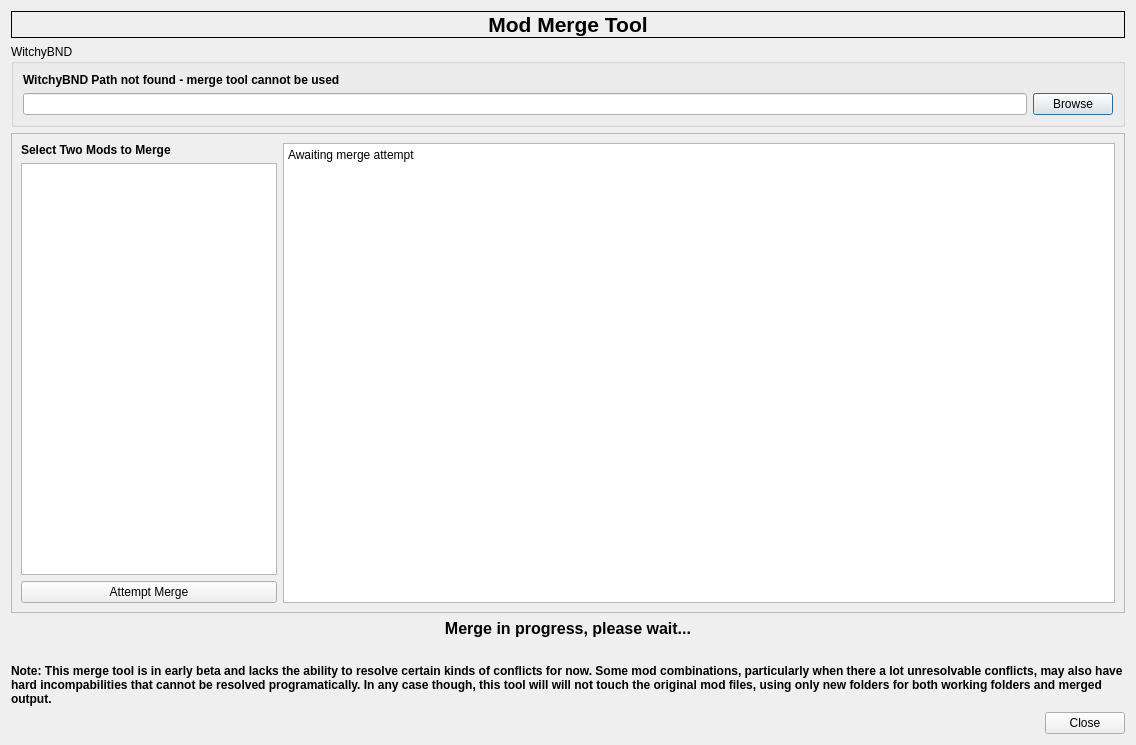
<?xml version="1.0" encoding="UTF-8"?>
<ui version="4.0">
 <class>ModMerger</class>
 <widget class="QDialog" name="ModMerger">
  <property name="geometry">
   <rect>
    <x>0</x>
    <y>0</y>
    <width>1136</width>
    <height>745</height>
   </rect>
  </property>
  <property name="windowTitle">
   <string>Dialog</string>
  </property>
  <layout class="QVBoxLayout" name="verticalLayout_2">
   <item>
    <widget class="QLabel" name="GameSaveLabel">
     <property name="font">
      <font>
       <pointsize>16</pointsize>
       <bold>true</bold>
      </font>
     </property>
     <property name="frameShape">
      <enum>QFrame::Shape::Box</enum>
     </property>
     <property name="text">
      <string>Mod Merge Tool</string>
     </property>
     <property name="alignment">
      <set>Qt::AlignmentFlag::AlignCenter</set>
     </property>
    </widget>
   </item>
   <item>
    <widget class="QGroupBox" name="groupBox">
     <property name="title">
      <string>WitchyBND</string>
     </property>
     <layout class="QVBoxLayout" name="verticalLayout">
      <item>
       <widget class="QLabel" name="witchyLabel">
        <property name="font">
         <font>
          <bold>true</bold>
         </font>
        </property>
        <property name="text">
         <string>WitchyBND Path not found - merge tool cannot be used</string>
        </property>
       </widget>
      </item>
      <item>
       <layout class="QHBoxLayout" name="horizontalLayout">
        <item>
         <widget class="QLineEdit" name="witchyPathLineEdit">
          <property name="readOnly">
           <bool>true</bool>
          </property>
         </widget>
        </item>
        <item>
         <widget class="QPushButton" name="witchyBrowseButton">
          <property name="text">
           <string>Browse</string>
          </property>
         </widget>
        </item>
       </layout>
      </item>
     </layout>
    </widget>
   </item>
   <item>
    <widget class="QScrollArea" name="scrollArea">
     <property name="widgetResizable">
      <bool>true</bool>
     </property>
     <widget class="QWidget" name="scrollAreaWidgetContents">
      <property name="geometry">
       <rect>
        <x>0</x>
        <y>0</y>
        <width>1116</width>
        <height>471</height>
       </rect>
      </property>
      <layout class="QHBoxLayout" name="horizontalLayout_2">
       <item>
        <layout class="QVBoxLayout" name="verticalLayout_3">
         <item>
          <widget class="QLabel" name="label_2">
           <property name="font">
            <font>
             <bold>true</bold>
            </font>
           </property>
           <property name="text">
            <string>Select Two Mods to Merge</string>
           </property>
          </widget>
         </item>
         <item>
          <widget class="QListWidget" name="modList">
           <property name="sizePolicy">
            <sizepolicy hsizetype="Preferred" vsizetype="Expanding">
             <horstretch>0</horstretch>
             <verstretch>0</verstretch>
            </sizepolicy>
           </property>
           <property name="alternatingRowColors">
            <bool>true</bool>
           </property>
           <property name="wordWrap">
            <bool>true</bool>
           </property>
          </widget>
         </item>
         <item>
          <widget class="QPushButton" name="mergeButton">
           <property name="contextMenuPolicy">
            <enum>Qt::ContextMenuPolicy::DefaultContextMenu</enum>
           </property>
           <property name="text">
            <string>Attempt Merge</string>
           </property>
          </widget>
         </item>
        </layout>
       </item>
       <item>
        <layout class="QVBoxLayout" name="verticalLayout_4">
         <item>
          <widget class="QTextBrowser" name="mergeStatusText">
           <property name="html">
            <string>&lt;!DOCTYPE HTML PUBLIC &quot;-//W3C//DTD HTML 4.0//EN&quot; &quot;http://www.w3.org/TR/REC-html40/strict.dtd&quot;&gt;
&lt;html&gt;&lt;head&gt;&lt;meta name=&quot;qrichtext&quot; content=&quot;1&quot; /&gt;&lt;meta charset=&quot;utf-8&quot; /&gt;&lt;style type=&quot;text/css&quot;&gt;
p, li { white-space: pre-wrap; }
hr { height: 1px; border-width: 0; }
li.unchecked::marker { content: &quot;\2610&quot;; }
li.checked::marker { content: &quot;\2612&quot;; }
&lt;/style&gt;&lt;/head&gt;&lt;body style=&quot; font-family:'Segoe UI'; font-size:9pt; font-weight:400; font-style:normal;&quot;&gt;
&lt;p style=&quot; margin-top:0px; margin-bottom:0px; margin-left:0px; margin-right:0px; -qt-block-indent:0; text-indent:0px;&quot;&gt;Awaiting merge attempt&lt;/p&gt;
&lt;p style=&quot;-qt-paragraph-type:empty; margin-top:0px; margin-bottom:0px; margin-left:0px; margin-right:0px; -qt-block-indent:0; text-indent:0px;&quot;&gt;&lt;br /&gt;&lt;/p&gt;
&lt;p style=&quot;-qt-paragraph-type:empty; margin-top:0px; margin-bottom:0px; margin-left:0px; margin-right:0px; -qt-block-indent:0; text-indent:0px; font-weight:700;&quot;&gt;&lt;br /&gt;&lt;/p&gt;&lt;/body&gt;&lt;/html&gt;</string>
           </property>
          </widget>
         </item>
        </layout>
       </item>
      </layout>
     </widget>
    </widget>
   </item>
   <item>
    <widget class="QLabel" name="waitLabel">
     <property name="font">
      <font>
       <pointsize>12</pointsize>
       <bold>true</bold>
      </font>
     </property>
     <property name="text">
      <string>Merge in progress, please wait...</string>
     </property>
     <property name="alignment">
      <set>Qt::AlignmentFlag::AlignCenter</set>
     </property>
    </widget>
   </item>
   <item>
    <spacer name="horizontalSpacer">
     <property name="orientation">
      <enum>Qt::Orientation::Horizontal</enum>
     </property>
     <property name="sizeHint" stdset="0">
      <size>
       <width>40</width>
       <height>20</height>
      </size>
     </property>
    </spacer>
   </item>
   <item>
    <widget class="QLabel" name="label_3">
     <property name="font">
      <font>
       <bold>true</bold>
      </font>
     </property>
     <property name="text">
      <string>Note: This merge tool is in early beta and lacks the ability to resolve certain kinds of conflicts for now. Some mod combinations, particularly when there a lot unresolvable conflicts, may also have hard incompabilities that cannot be resolved programatically. In any case though, this tool will will not touch the original mod files, using only new folders for both working folders and merged output.</string>
     </property>
     <property name="wordWrap">
      <bool>true</bool>
     </property>
    </widget>
   </item>
   <item>
    <widget class="QDialogButtonBox" name="buttonBox">
     <property name="orientation">
      <enum>Qt::Orientation::Horizontal</enum>
     </property>
     <property name="standardButtons">
      <set>QDialogButtonBox::StandardButton::Close</set>
     </property>
    </widget>
   </item>
  </layout>
 </widget>
 <resources/>
 <connections>
  <connection>
   <sender>buttonBox</sender>
   <signal>accepted()</signal>
   <receiver>ModMerger</receiver>
   <slot>accept()</slot>
   <hints>
    <hint type="sourcelabel">
     <x>248</x>
     <y>254</y>
    </hint>
    <hint type="destinationlabel">
     <x>157</x>
     <y>274</y>
    </hint>
   </hints>
  </connection>
  <connection>
   <sender>buttonBox</sender>
   <signal>rejected()</signal>
   <receiver>ModMerger</receiver>
   <slot>reject()</slot>
   <hints>
    <hint type="sourcelabel">
     <x>316</x>
     <y>260</y>
    </hint>
    <hint type="destinationlabel">
     <x>286</x>
     <y>274</y>
    </hint>
   </hints>
  </connection>
 </connections>
</ui>
